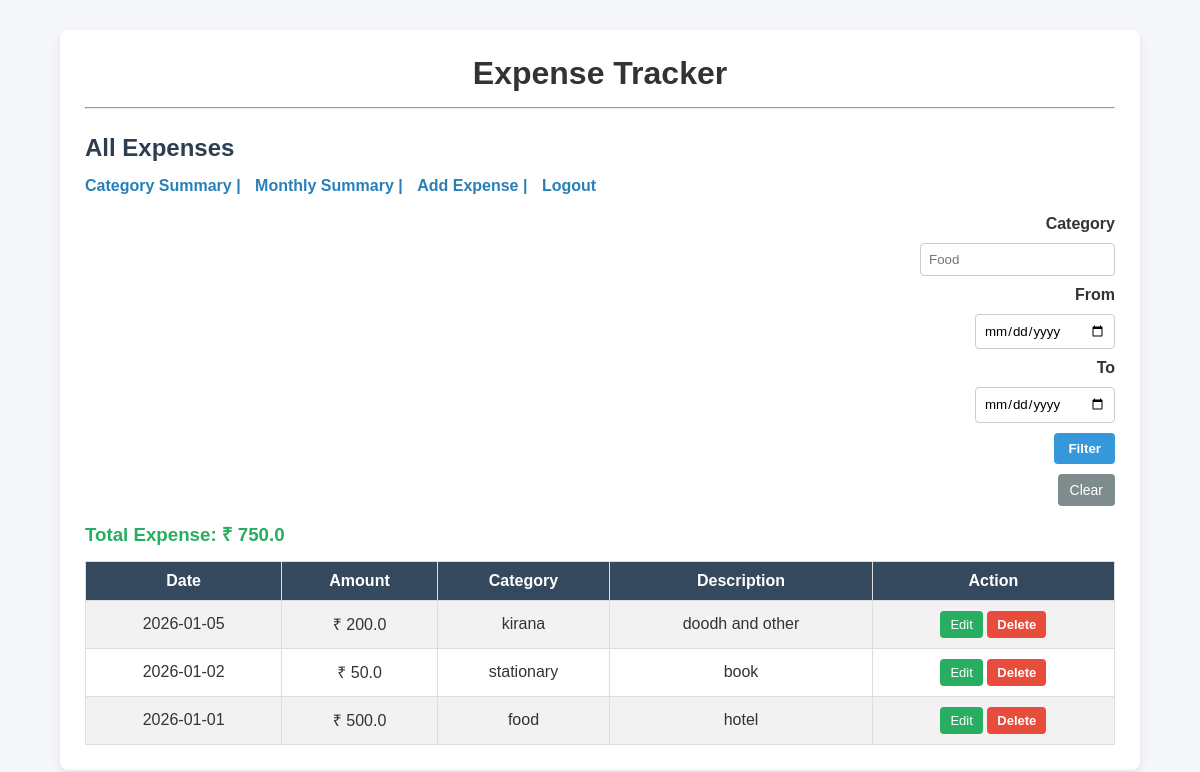
/ (signed in), run on the app's committed database.
### tables this page shows
CREATE TABLE expenses (
    id INTEGER PRIMARY KEY AUTOINCREMENT,
    amount REAL,
    category TEXT,
    description TEXT
, date TEXT, user_id INTEGER);

### app.py (the view)
@app.route("/")
def home():
    if "user_id" not in session:
        return redirect("/login")
    user_id = session["user_id"]
    category = request.args.get("category")
    from_date = request.args.get("from_date")
    to_date = request.args.get("to_date")
    query = "SELECT * FROM expenses WHERE user_id = ?"
    total_query = "SELECT SUM(amount) FROM expenses WHERE user_id = ?"
    params = [user_id]
    if category:
        query += " AND category = ?"
        total_query += " AND category = ?"
        params.append(category)
    if from_date:
        query += " AND date >= ?"
        total_query += " AND date >= ?"
        params.append(from_date)
    if to_date:
        query += " AND date <= ?"
        total_query += " AND date <= ?"
        params.append(to_date)
    query += " ORDER BY date DESC"
    conn = get_db_connection()
    expenses = conn.execute(query, params).fetchall()
    total = conn.execute(total_query, params).fetchone()[0]
    total = total if total else 0
    conn.close()
    return render_template("view.html", expenses=expenses, total=total)

### app.py (called while the page is built)
def get_db_connection():
    conn = sqlite3.connect("expenses.db")
    conn.row_factory = sqlite3.Row
    return conn

### templates/view.html
{% extends "base.html" %}
{% block content %}
<div class="page-container">
    <h2>All Expenses</h2>
    <div class="nav-links">
        <a href="/summary">Category Summary |</a>
        <a href="/monthly">Monthly Summary |</a>
        <a href="/add">Add Expense |</a>
        <a href="/logout">Logout</a>
    </div>
    <form method="GET" class="filter-form">
        <label>Category</label>
        <input type="text" name="category"
               value="{{ request.args.get('category','') }}"
               placeholder="Food">
        <label>From</label>
        <input type="date" name="from_date"
               value="{{ request.args.get('from_date','') }}">
        <label>To</label>
        <input type="date" name="to_date"
               value="{{ request.args.get('to_date','') }}">
        <button type="submit">Filter</button>
        <a href="/" class="clear-btn">Clear</a>
    </form>
    <h3 class="total">Total Expense: ₹ {{ total if total else 0 }}</h3>
    <table class="expense-table">
        <tr>
            <th>Date</th>
            <th>Amount</th>
            <th>Category</th>
            <th>Description</th>
            <th>Action</th>
        </tr>
        {% for expense in expenses %}
        <tr>
            <td>{{ expense.date }}</td>
            <td>₹ {{ expense.amount }}</td>
            <td>{{ expense.category }}</td>
            <td>{{ expense.description }}</td>
            <td>
                <a href="/edit/{{ expense.id }}" class="edit-btn">Edit</a>
                <form action="/delete/{{ expense.id }}" method="POST" style="display:inline;">
                    <button type="submit" class="delete-btn">Delete</button>
                </form>
            </td>
        </tr>
        {% endfor %}
    </table>
</div>
{% endblock %}

### templates/base.html (shortened to what this page needs)
<!DOCTYPE html>
<html>
<head>
    <link rel="stylesheet" type="text/css" href="{{ url_for('static', filename='style.css') }}">
</head>
<body>
    <div class="container">
        <h1>Expense Tracker</h1>
        <hr>
        {% block content %}
        {% endblock %}
    </div>
</body>
</html>

### static/style.css (style rules this page uses)
* { margin: 0; padding: 0; box-sizing: border-box; font-family: Arial, Helvetica, sans-serif; }
body { background-color: #f4f6f9; color: #333; }
.container { width: 90%; max-width: 1100px; margin: 30px auto; background: #ffffff; padding: 25px; border-radius: 8px; box-shadow: 0 4px 10px rgba(0, 0, 0, 0.08); }
h1 { text-align: center; margin-bottom: 10px; }
hr { margin: 15px 0 25px; }
.page-container { width: 100%; }
h2 { margin-bottom: 15px; color: #2c3e50; }
h3.total { margin: 15px 0; color: #27ae60; }
.nav-links { margin-bottom: 20px; }
.nav-links a { text-decoration: none; color: #2980b9; margin-right: 10px; font-weight: bold; }
form { display: flex; flex-direction: column; gap: 10px; }
label { font-weight: bold; }
input[type="text"], input[type="number"], input[type="date"] { padding: 8px; border: 1px solid #ccc; border-radius: 4px; }
.filter-form { display: flex; flex-wrap: wrap; gap: 10px; align-items: flex-end; margin-bottom: 15px; }
.filter-form input { min-width: 140px; }
button { padding: 8px 14px; background-color: #3498db; border: none; color: #fff; border-radius: 4px; cursor: pointer; font-weight: bold; }
.clear-btn, .cancel-btn, .back-link, .btn-link { text-decoration: none; padding: 8px 12px; background: #7f8c8d; color: #fff; border-radius: 4px; font-size: 14px; }
.edit-btn { background: #27ae60; color: white; padding: 6px 10px; border-radius: 4px; text-decoration: none; font-size: 13px; }
.delete-btn { background: #e74c3c; border: none; color: white; padding: 6px 10px; border-radius: 4px; cursor: pointer; font-size: 13px; }
table { width: 100%; border-collapse: collapse; margin-top: 10px; }
th, td { border: 1px solid #ddd; padding: 10px; text-align: center; }
th { background-color: #34495e; color: white; }
tr:nth-child(even) { background-color: #f2f2f2; }
a { color: #2980b9; }

### data on the page
expenses: date "2026-01-05", amount "200.0", category "kirana", description "doodh and other"
expenses: date "2026-01-02", amount "50.0", category "stationary", description "book"
expenses: date "2026-01-01", amount "500.0", category "food", description "hotel"

### other printed values
{{ total if total else 0 }} "750.0"
